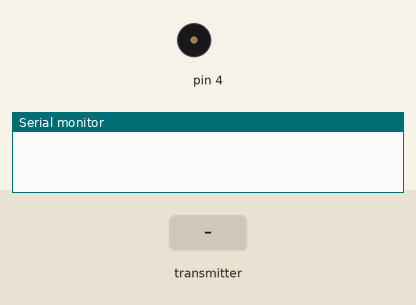
This sketch was run on a simulated Arduino Uno, built with avr-gcc and run on an emulated ATmega328P. On the bench: buzzer (waves = sounding), the last lines printed to the serial monitor. Inputs (shaded band) come from the test bench. No radio packets arrive unless stated.

Above: at 1.2 s.
1.3 s: the transmitter starts sending text = 256
At 1.6 s:
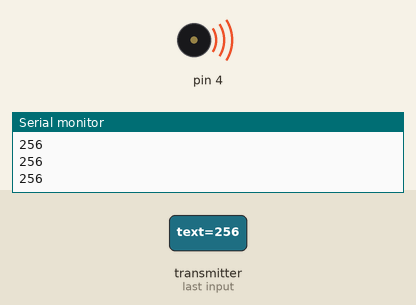
2.8 s: the transmitter starts sending text = 0
At 4.0 s:
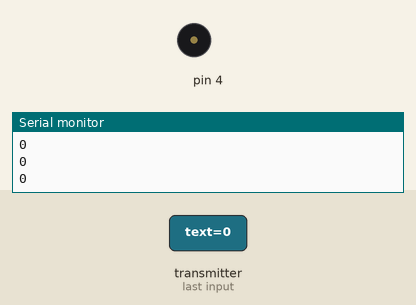
4.3 s: the transmitter starts sending text = 512
At 5.1 s:
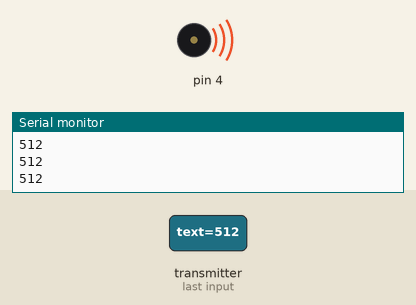
Timing chart, 0 to 7.3 s (numbered marks = the images above; inputs shaded):
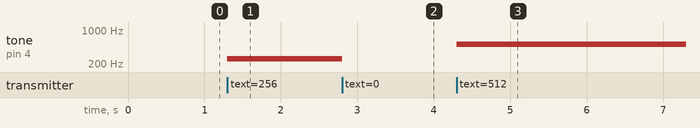

The sketch:

reciever_RF.ino
```cpp
#include <SPI.h>
#include <nRF24L01.h>
#include "RF24.h"

RF24 radio (7, 8);

const byte address[6] = "00001";

void setup()
{
  Serial.begin(9600);
  radio.begin();
  radio.openReadingPipe(0, address);
  radio.setPALevel(RF24_PA_MIN);
  radio.startListening();
  pinMode(4, OUTPUT);
}


void loop()
{
  if (radio.available())
  {
    long text;
    radio.read(&text, sizeof(text));
    Serial.println(text);
    if(text!= 100){
      tone(4, text);
      delay(10);
    }
    else{
      noTone(4);
    }
  }

}
```

Measured:
- after the input at 1.3 s, tone on pin 4: silent → 256 Hz at once
- after the input at 2.8 s, tone on pin 4: 256 Hz → silent at once
- after the input at 4.3 s, tone on pin 4: silent → 512 Hz at once
